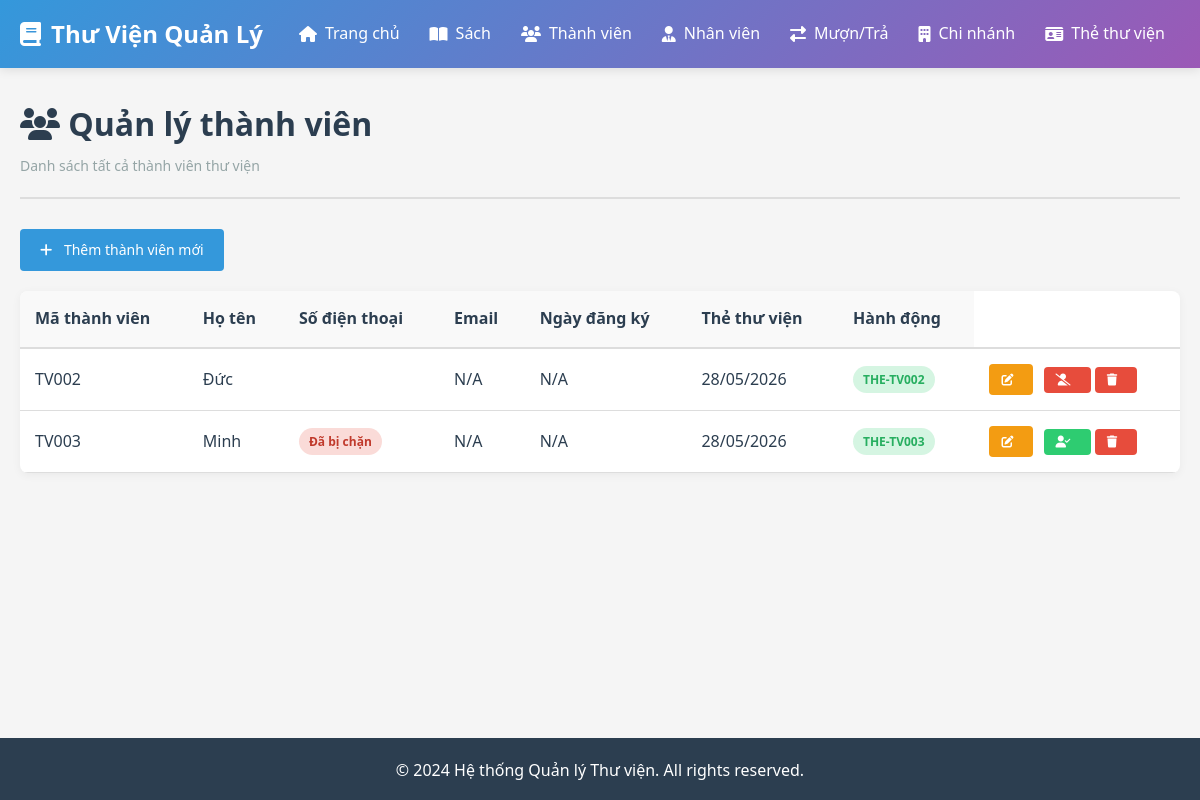
Screenshot of /thanh-vien with the database file from the repository.
### app/models/__init__.py (models this page shows, shortened)
class ThanhVien(db.Model):
    __tablename__ = 'thanh_vien'
    ma_thanh_vien = db.Column(db.String(10), primary_key=True)
    ho_ten = db.Column(db.String(150), nullable=False)
    sdt = db.Column(db.String(15))
    email = db.Column(db.String(100))
    ngay_dang_ky = db.Column(db.Date, default=datetime.now)
    ghi_chu = db.Column(db.Text)
    is_blacklisted = db.Column(db.Boolean, default=False)
    blacklist_note = db.Column(db.String(255))
    the_thu_vien = db.relationship('TheThuVien', backref='thanh_vien', lazy=True, cascade='all, delete-orphan', uselist=False)
    don_muon = db.relationship('DonMuon', backref='thanh_vien', lazy=True, cascade='all, delete-orphan')

class TheThuVien(db.Model):
    __tablename__ = 'the_thu_vien'
    ma_the = db.Column(db.String(10), primary_key=True)
    ma_thanh_vien = db.Column(db.String(10), db.ForeignKey('thanh_vien.ma_thanh_vien'), nullable=False)
    ngay_cap = db.Column(db.Date, default=datetime.now)
    ngay_het_han = db.Column(db.Date, nullable=False)
    trang_thai = db.Column(db.String(50), default='Hoạt động')  # Hoạt động, Hết hạn, Khóa

### app/routes/__init__.py (the view)
@bp.route('/thanh-vien')
def danh_sach_thanh_vien():
    page = request.args.get('page', 1, type=int)
    thanh_vien = db.paginate(db.select(ThanhVien), page=page, per_page=10)
    return render_template('thanh_vien/danh_sach.html', thanh_vien=thanh_vien)

### app/templates/thanh_vien/danh_sach.html (shortened to what this page needs)
{% extends "base.html" %}
{% block content %}
<div class="page-header">
    <h1><i class="fas fa-users"></i> Quản lý thành viên</h1>
    <p>Danh sách tất cả thành viên thư viện</p>
</div>
<div class="toolbar">
    <a href="{{ url_for('main.them_thanh_vien') }}" class="btn btn-primary">
        <i class="fas fa-plus"></i> Thêm thành viên mới
    </a>
</div>
<div class="table-responsive">
    <table class="table">
        <thead>
            <tr>
                <th>Mã thành viên</th>
                <th>Họ tên</th>
                <th>Số điện thoại</th>
                <th>Email</th>
                <th>Ngày đăng ký</th>
                <th>Thẻ thư viện</th>
                <th>Hành động</th>
            </tr>
        </thead>
        <tbody>
            {% for tv in thanh_vien.items %}
            <tr>
                <td>{{ tv.ma_thanh_vien }}</td>
                <td>{{ tv.ho_ten }}</td>
                <td>
                    {% if tv.is_blacklisted %}
                        <span class="badge badge-danger">Đã bị chặn</span>
                    {% endif %}
                </td>
                <td>{{ tv.sdt or 'N/A' }}</td>
                <td>{{ tv.email or 'N/A' }}</td>
                <td>{{ tv.ngay_dang_ky.strftime('%d/%m/%Y') if tv.ngay_dang_ky else 'N/A' }}</td>
                <td>
                    {% if tv.the_thu_vien %}
                    <span class="badge badge-success">{{ tv.the_thu_vien.ma_the }}</span>
                    {% else %}
                    <span class="badge badge-danger">Chưa cấp</span>
                    {% endif %}
                </td>
                <td>
                    <a href="{{ url_for('main.sua_thanh_vien', ma_thanh_vien=tv.ma_thanh_vien) }}" class="btn btn-sm btn-warning">
                        <i class="fas fa-edit"></i>
                    </a>
                    {% if not tv.is_blacklisted %}
                    <form method="POST" action="{{ url_for('main.blacklist_thanh_vien', ma_thanh_vien=tv.ma_thanh_vien) }}" style="display:inline-block; margin-left:6px;">
                        <button class="btn btn-sm btn-danger" type="submit" onclick="return confirm('Đưa thành viên này vào danh sách đen?')"><i class="fas fa-user-slash"></i></button>
                    </form>
                    {% else %}
                    <form method="POST" action="{{ url_for('main.unblacklist_thanh_vien', ma_thanh_vien=tv.ma_thanh_vien) }}" style="display:inline-block; margin-left:6px;">
                        <button class="btn btn-sm btn-success" type="submit" onclick="return confirm('Gỡ thành viên này khỏi danh sách đen?')"><i class="fas fa-user-check"></i></button>
                    </form>
                    {% endif %}
                    <form method="POST" action="{{ url_for('main.xoa_thanh_vien', ma_thanh_vien=tv.ma_thanh_vien) }}" style="display:inline-block" onsubmit="return confirm('Bạn có chắc muốn xóa thành viên này?');">
                        <button class="btn btn-sm btn-danger" type="submit"><i class="fas fa-trash"></i></button>
                    </form>
                </td>
            </tr>
            {% else %}
            <tr>
                <td colspan="7" class="text-center">Không có thành viên nào</td>
            </tr>
            {% endfor %}
        </tbody>
    </table>
</div>
{% endblock %}

### app/static/css/style.css (style rules this page uses)
:root { --primary: #3498db; --success: #2ecc71; --danger: #e74c3c; --warning: #f39c12; --info: #9b59b6; --light: #ecf0f1; --dark: #2c3e50; --gray: #95a5a6; --border: #ddd; }
* { margin: 0; padding: 0; box-sizing: border-box; }
body { font-family: 'Segoe UI', Tahoma, Geneva, Verdana, sans-serif; background-color: #f5f5f5; color: var(--dark); line-height: 1.6; }
.page-header { margin-bottom: 30px; padding-bottom: 20px; border-bottom: 2px solid var(--border); }
.page-header h1 { font-size: 32px; margin-bottom: 5px; color: var(--dark); }
.page-header p { color: var(--gray); font-size: 14px; }
.btn { display: inline-block; padding: 10px 20px; border: none; border-radius: 4px; cursor: pointer; text-decoration: none; font-size: 14px; transition: all 0.3s; font-weight: 500; text-align: center; }
.btn i { margin-right: 8px; }
.btn-primary { background: var(--primary); color: white; }
.btn-success { background: var(--success); color: white; }
.btn-danger { background: var(--danger); color: white; }
.btn-warning { background: var(--warning); color: white; }
.btn-sm { padding: 6px 12px; font-size: 12px; }
.table-responsive { overflow-x: auto; background: white; border-radius: 8px; box-shadow: 0 2px 10px rgba(0,0,0,0.05); margin-bottom: 20px; }
.table { width: 100%; border-collapse: collapse; margin: 0; }
.table thead { background: #f9f9f9; border-bottom: 2px solid var(--border); }
.table th { padding: 15px; text-align: left; font-weight: 600; color: var(--dark); }
.table td { padding: 15px; border-bottom: 1px solid var(--border); }
.badge { display: inline-block; padding: 4px 10px; border-radius: 20px; font-size: 12px; font-weight: 600; }
.badge-success { background: rgba(46, 204, 113, 0.2); color: #27ae60; }
.badge-danger { background: rgba(231, 76, 60, 0.2); color: #c0392b; }
.toolbar { margin-bottom: 20px; display: flex; gap: 10px; }

### rows the page displays
ThanhVien: ma_thanh_vien "TV002", ho_ten "Đức", sdt "N/A", email "N/A", ngay_dang_ky "28/05/2026", the_thu_vien.ma_the "THE-TV002"
ThanhVien: ma_thanh_vien "TV003", ho_ten "Minh", is_blacklisted "Đã bị chặn", sdt "N/A", email "N/A", ngay_dang_ky "28/05/2026", the_thu_vien.ma_the "THE-TV003"
